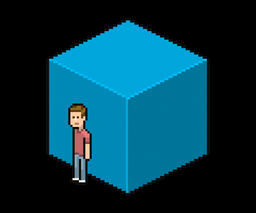
#> input picture labs/l1/test.bmp, 256 x 213 px, shrunk from 600 x 500 before the run
$ python 'l1#1.py'
#> lines starting #> are read from the running program, lines starting #| are printed output that depends on the picture
from PIL import Image


def resize_rows(image, new_width):
    new_image = Image.new(image.mode, (new_width, image.height))
    pix = image.load()
    new_pix = new_image.load()
    for i in range(image.height):
        j, k = 0, 0
        jpower, kpower = new_width, image.width
        while j < image.width and k < new_width:
            mpower = min(jpower, kpower)
            jpower -= mpower
            kpower -= mpower
            new_pix[k, i] = tuple(new_pix[k, i][l] + (mpower * pix[j, i][l]) // image.width for l in range(len(pix[j, i])))
            if jpower == 0:
                j += 1
                jpower = new_width
            if kpower == 0:
                k += 1
                kpower = image.width
    return new_image


def resize_columns(image, new_height):
    new_image = Image.new(image.mode, (image.width, new_height))
    pix = image.load()
    new_pix = new_image.load()
    for i in range(image.width):
        j, k = 0, 0
        jpower, kpower = new_height, image.height
        while j < image.height and k < new_height:
            mpower = min(jpower, kpower)
            jpower -= mpower
            kpower -= mpower
            new_pix[i, k] = tuple(new_pix[i, k][l] + (mpower * pix[i, j][l]) // image.height for l in range(len(pix[i, j])))
            if jpower == 0:
                j += 1
                jpower = new_height
            if kpower == 0:
                k += 1
                kpower = image.height
    return new_image


def resize_image(image, new_size):
    return resize_rows(resize_columns(image, new_size[1]), new_size[0])


image = Image.open('test.bmp')  # image.bmp
#> image is the input picture: PIL image 256x213 RGB; mean R, G, B 3.4, 53.6, 69.8
image.show()

M, N = 4, 1/3
Ms = tuple(int(M * image.size[i]) for i in range(2))
#> Ms = (1024, 852)
Ks = tuple(int(N * Ms[i]) for i in range(2))
#> Ks = (341, 284)

new_image = resize_image(resize_image(image, Ms), Ks)
#> in resize_columns, `new_image = Image.new(image.mode, (image.width, new_height))`: new_image: PIL image 256x852 RGB; every value is 0
#> in resize_rows, `new_image = Image.new(image.mode, (new_width, image.height))`: new_image: PIL image 1024x852 RGB; every value is 0
#> in resize_image, `return resize_rows(resize_columns(image, new_size[1]), new_size[0])`:
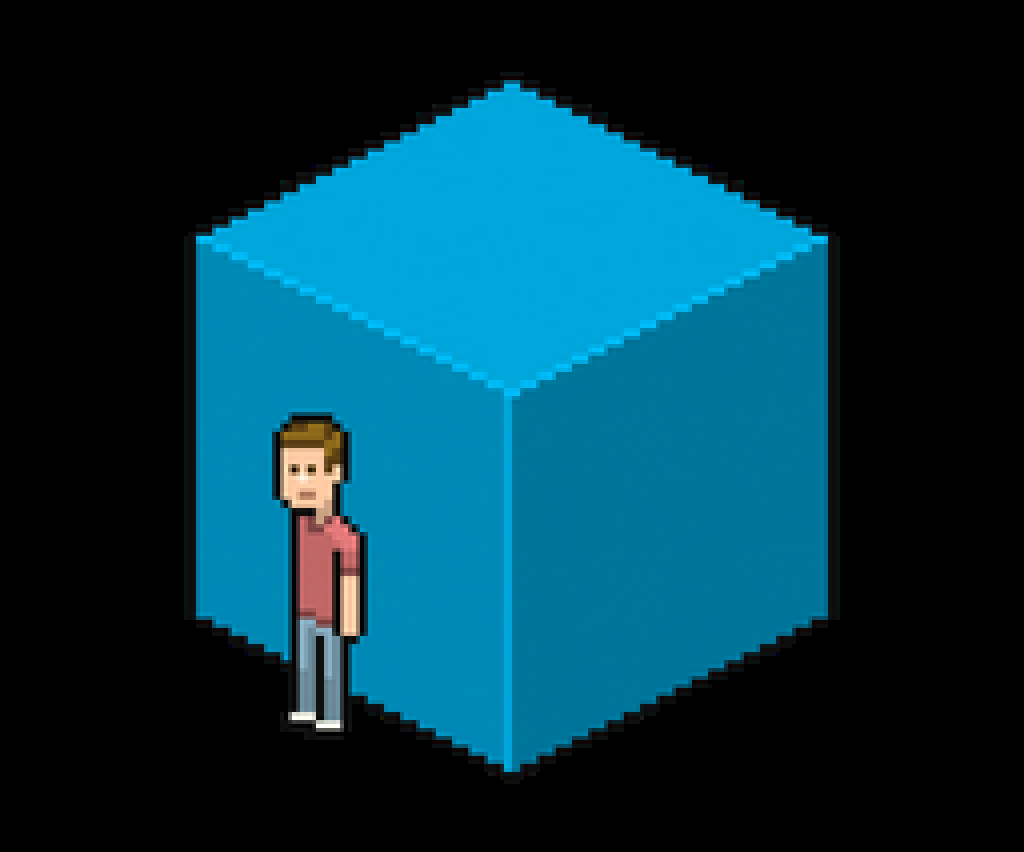
#> returned value: PIL image 1024x852 RGB; mean R, G, B 3.4, 53.6, 69.8
#> in resize_columns (call 2), `new_image = Image.new(image.mode, (image.width, new_height))`: new_image: PIL image 1024x284 RGB; every value is 0
#> in resize_rows (call 2), `new_image = Image.new(image.mode, (new_width, image.height))`: new_image: PIL image 341x284 RGB; every value is 0
new_image.show()

new_image = resize_image(image, Ks)
#> in resize_columns (call 3), `new_image = Image.new(image.mode, (image.width, new_height))`: new_image: PIL image 256x284 RGB; every value is 0
new_image.show()
